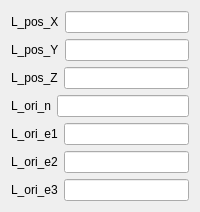
          <widget class="QWidget" name="m_pLArmPosTab">
           <attribute name="title">
            <string>L_Pos</string>
           </attribute>
           <layout class="QGridLayout" name="gridLayout_11">
            <item row="0" column="0">
             <layout class="QVBoxLayout" name="verticalLayout_8">
              <item>
               <layout class="QHBoxLayout" name="horizontalLayout_55">
                <item>
                 <widget class="QLabel" name="m_pLPosXLbl_3">
                  <property name="text">
                   <string>L_pos_X</string>
                  </property>
                 </widget>
                </item>
                <item>
                 <widget class="QLineEdit" name="m_pLPosXCmd">
                  <property name="minimumSize">
                   <size>
                    <width>120</width>
                    <height>0</height>
                   </size>
                  </property>
                 </widget>
                </item>
               </layout>
              </item>
              <item>
               <layout class="QHBoxLayout" name="horizontalLayout_56">
                <item>
                 <widget class="QLabel" name="m_pLPosYLbl_3">
                  <property name="text">
                   <string>L_pos_Y</string>
                  </property>
                 </widget>
                </item>
                <item>
                 <widget class="QLineEdit" name="m_pLPosYCmd">
                  <property name="minimumSize">
                   <size>
                    <width>120</width>
                    <height>0</height>
                   </size>
                  </property>
                 </widget>
                </item>
               </layout>
              </item>
              <item>
               <layout class="QHBoxLayout" name="horizontalLayout_57">
                <item>
                 <widget class="QLabel" name="m_pLPosZLbl_3">
                  <property name="text">
                   <string>L_pos_Z</string>
                  </property>
                 </widget>
                </item>
                <item>
                 <widget class="QLineEdit" name="m_pLPosZCmd">
                  <property name="minimumSize">
                   <size>
                    <width>120</width>
                    <height>0</height>
                   </size>
                  </property>
                 </widget>
                </item>
               </layout>
              </item>
              <item>
               <layout class="QHBoxLayout" name="horizontalLayout_58">
                <item>
                 <widget class="QLabel" name="m_pLOriXLbl_3">
                  <property name="text">
                   <string>L_ori_n</string>
                  </property>
                 </widget>
                </item>
                <item>
                 <widget class="QLineEdit" name="m_pLOri1Cmd">
                  <property name="minimumSize">
                   <size>
                    <width>120</width>
                    <height>0</height>
                   </size>
                  </property>
                 </widget>
                </item>
               </layout>
              </item>
              <item>
               <layout class="QHBoxLayout" name="horizontalLayout_59">
                <item>
                 <widget class="QLabel" name="m_pLOriYLbl_3">
                  <property name="text">
                   <string>L_ori_e1</string>
                  </property>
                 </widget>
                </item>
                <item>
                 <widget class="QLineEdit" name="m_pLOri2Cmd">
                  <property name="minimumSize">
                   <size>
                    <width>120</width>
                    <height>0</height>
                   </size>
                  </property>
                 </widget>
                </item>
               </layout>
              </item>
              <item>
               <layout class="QHBoxLayout" name="horizontalLayout_60">
                <item>
                 <widget class="QLabel" name="m_pLOriZLbl_3">
                  <property name="text">
                   <string>L_ori_e2</string>
                  </property>
                 </widget>
                </item>
                <item>
                 <widget class="QLineEdit" name="m_pLOri3Cmd">
                  <property name="minimumSize">
                   <size>
                    <width>120</width>
                    <height>0</height>
                   </size>
                  </property>
                 </widget>
                </item>
               </layout>
              </item>
              <item>
               <layout class="QHBoxLayout" name="horizontalLayout_62">
                <item>
                 <widget class="QLabel" name="m_pLOriZLbl_4">
                  <property name="text">
                   <string>L_ori_e3</string>
                  </property>
                 </widget>
                </item>
                <item>
                 <widget class="QLineEdit" name="m_pLOri4Cmd">
                  <property name="minimumSize">
                   <size>
                    <width>120</width>
                    <height>0</height>
                   </size>
                  </property>
                 </widget>
                </item>
               </layout>
              </item>
             </layout>
            </item>
           </layout>
          </widget>
